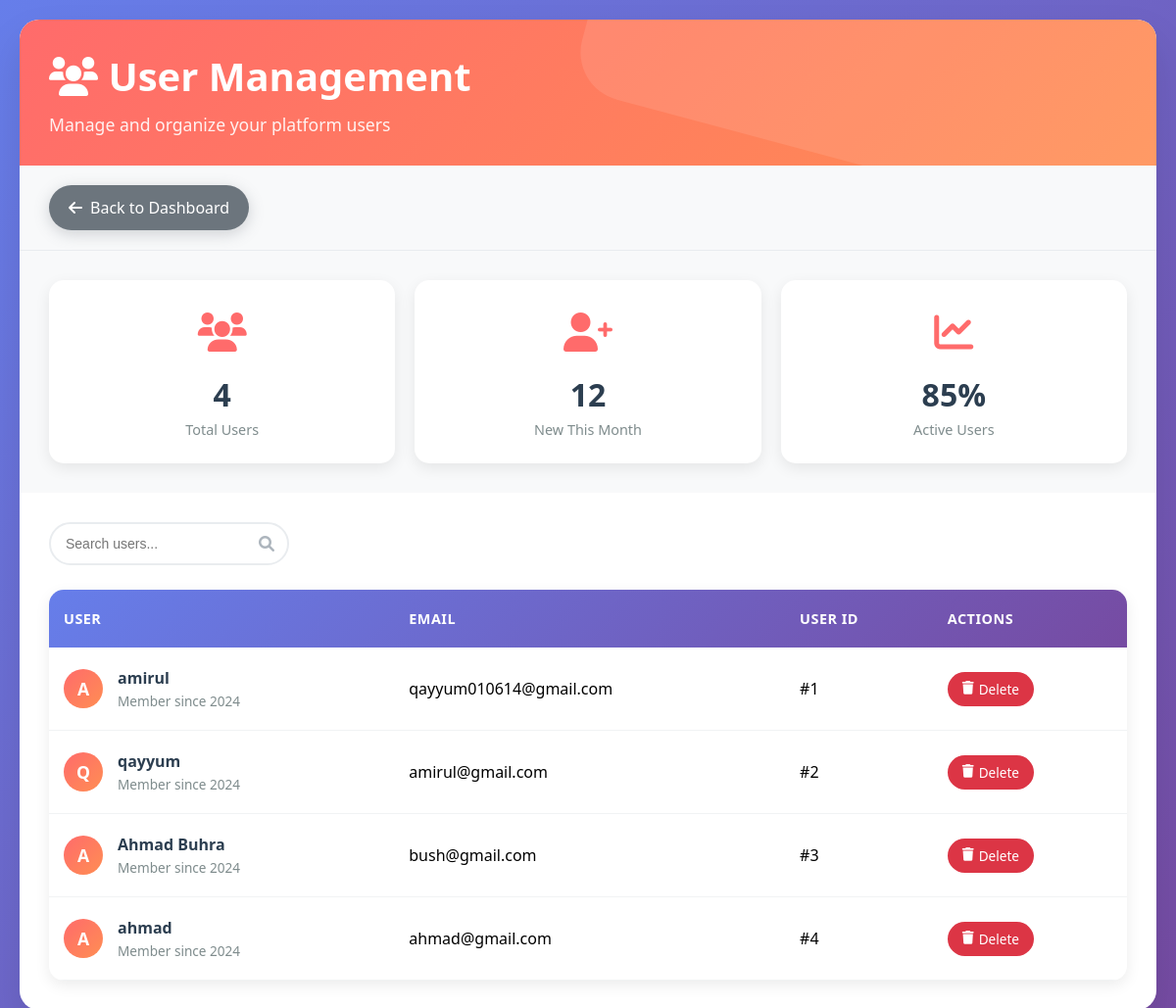
/php/manage_users.php (signed in), run on an earlier commit of the app's database.
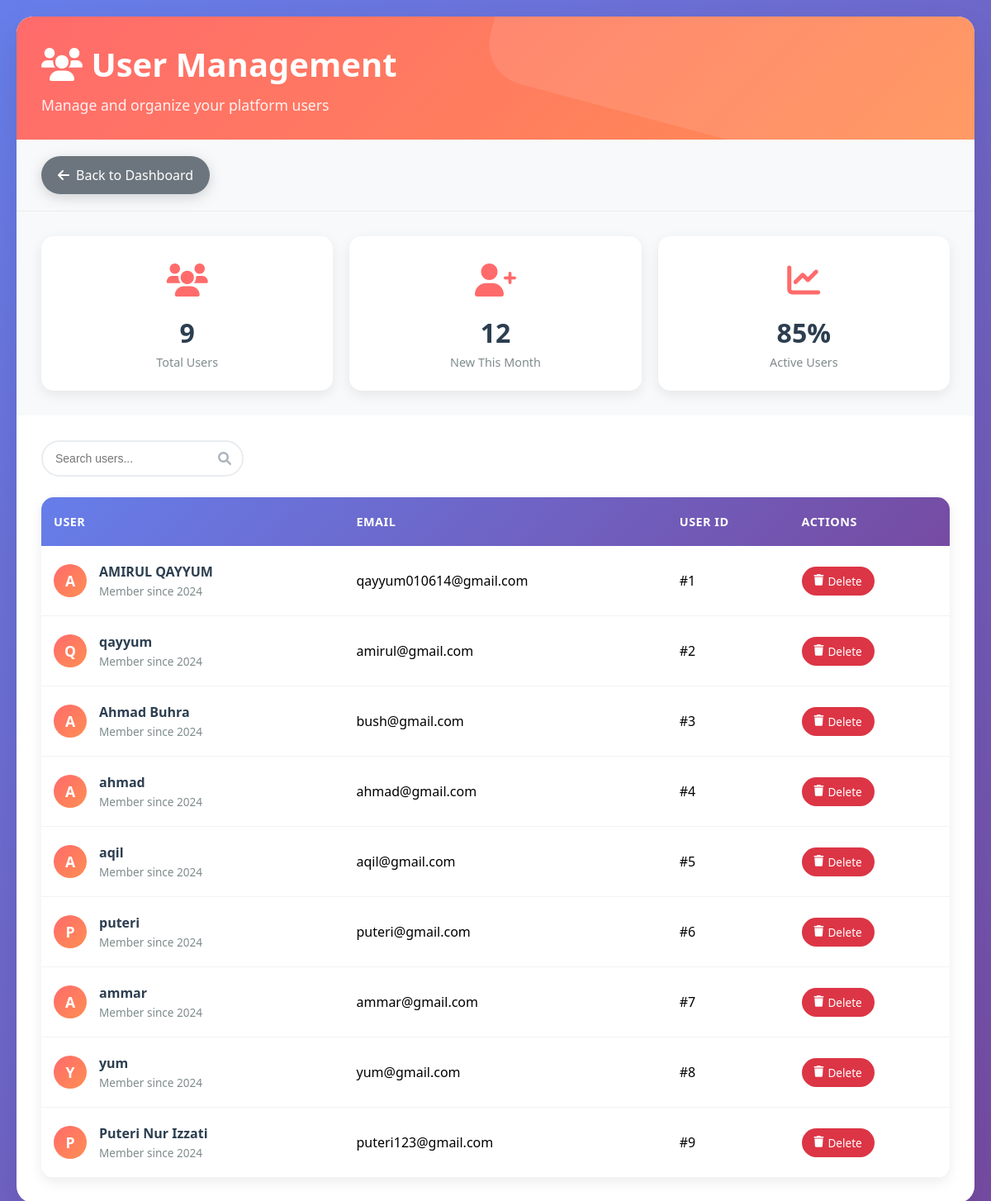
And on a later commit of the database.
### tables this page shows
CREATE TABLE `user` (
  `userid` int NOT NULL,
  `name` varchar(100) DEFAULT NULL,
  `email` varchar(100) DEFAULT NULL,
  `password` varchar(255) DEFAULT NULL,
  `has_completed_preferences` tinyint(1) NOT NULL DEFAULT '0'
);

### php/manage_users.php (the view, shortened to what this page needs)
<?php
include 'db.php';
$result = $conn->query("SELECT * FROM user");
?>
<!DOCTYPE html>
<html lang="en">
<head>
    <link href="https://cdnjs.cloudflare.com/ajax/libs/font-awesome/6.0.0/css/all.min.css" rel="stylesheet">
</head>
<body>
    <div class="container">
        <div class="header">
            <div class="header-content">
                <h1><i class="fas fa-users"></i> User Management</h1>
                <p>Manage and organize your platform users</p>
            </div>
        </div>
        <div class="nav-section">
            <a href="../admin_dashboard.php" class="back-btn">
                <i class="fas fa-arrow-left"></i>
                Back to Dashboard
            </a>
        </div>
        <div class="stats-grid">
            <div class="stat-card">
                <div class="stat-icon">
                    <i class="fas fa-users"></i>
                </div>
                <div class="stat-number"><?= $result->num_rows ?></div>
                <div class="stat-label">Total Users</div>
            </div>
            <div class="stat-card">
                <div class="stat-icon">
                    <i class="fas fa-user-plus"></i>
                </div>
                <div class="stat-number">12</div>
                <div class="stat-label">New This Month</div>
            </div>
            <div class="stat-card">
                <div class="stat-icon">
                    <i class="fas fa-chart-line"></i>
                </div>
                <div class="stat-number">85%</div>
                <div class="stat-label">Active Users</div>
            </div>
        </div>
        <div class="table-section">
            <div class="table-header">
                <div class="search-box">
                    <input type="text" placeholder="Search users..." id="searchInput">
                    <i class="fas fa-search"></i>
                </div>
            </div>
            <?php if ($result->num_rows > 0): ?>
            <table class="users-table" id="usersTable">
                <thead>
                    <tr>
                        <th>User</th>
                        <th>Email</th>
                        <th>User ID</th>
                        <th>Actions</th>
                    </tr>
                </thead>
                <tbody>
                    <?php while ($row = $result->fetch_assoc()): ?>
                    <tr>
                        <td>
                            <div class="user-info">
                                <div class="user-avatar">
                                    <?= strtoupper(substr($row['name'], 0, 1)) ?>
                                </div>
                                <div class="user-details">
                                    <h4><?= htmlspecialchars($row['name']) ?></h4>
                                    <p>Member since 2024</p>
                                </div>
                            </div>
                        </td>
                        <td><?= htmlspecialchars($row['email']) ?></td>
                        <td>#<?= $row['userid'] ?></td>
                        <td>
                                <a href="delete_user.php?id=<?= $row['userid'] ?>"
                                   class="btn btn-delete"
                                   onclick="return confirm('Are you sure you want to delete this user? This action cannot be undone.')">
                                    <i class="fas fa-trash"></i>
                                    Delete
                                </a>
                            </div>
                        </td>
                    </tr>
                    <?php endwhile; ?>
            <?php endif; ?>
</body>
</html>

What changed in the data, as far as the page shows it:
changed user "qayyum010614@gmail.com": name "amirul" → "AMIRUL QAYYUM"
added user: name "A", name "aqil", email "aqil@gmail.com", userid "5"
added user: name "P", name "puteri", email "puteri@gmail.com", userid "6"
added user: name "A", name "ammar", email "ammar@gmail.com", userid "7"
added user: name "Y", name "yum", email "yum@gmail.com", userid "8"
added user: name "P", name "Puteri Nur Izzati", email "puteri123@gmail.com", userid "9"
Also different on the page:
$result->num_rows: "4" → "9"
